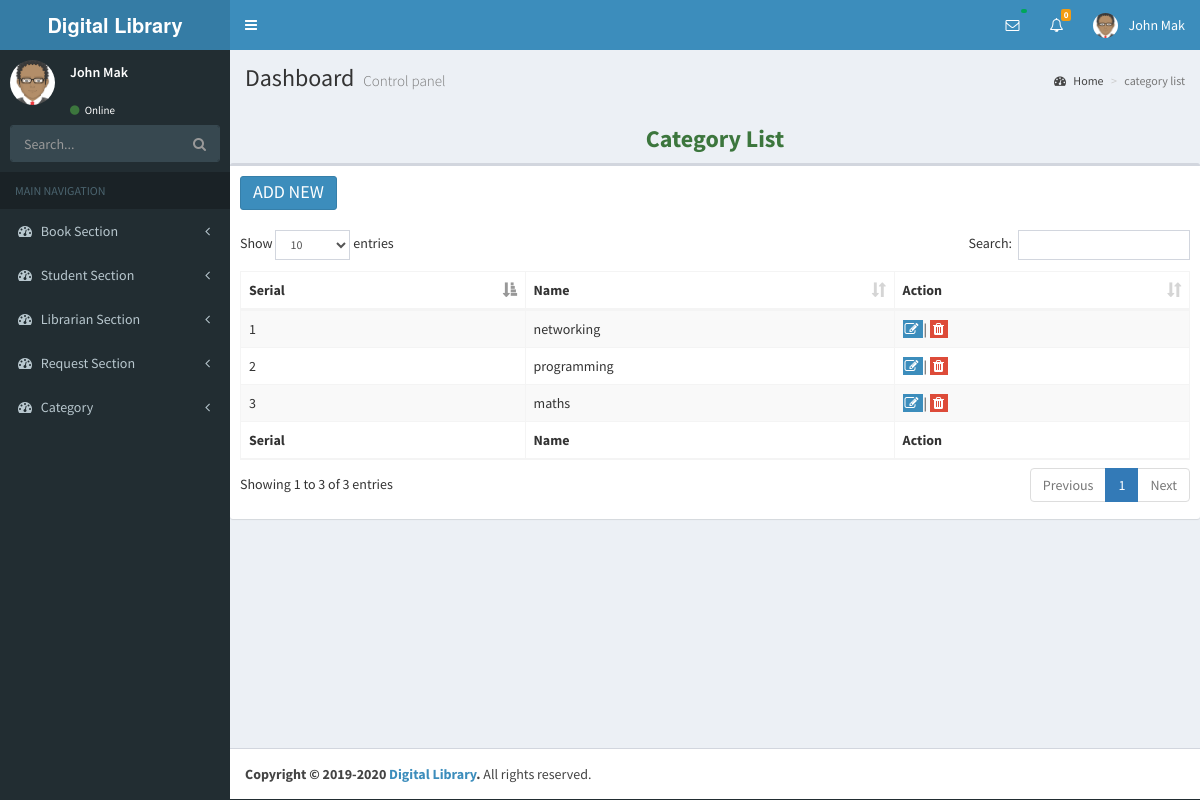
Page /category-list.php (signed in) on the committed database.
### tables this page shows
CREATE TABLE `books_category` (
  `id` int(11) NOT NULL,
  `category_name` varchar(100) NOT NULL
);

### app/model/Database.php (called while the page is built, shortened)
<?php
class Database
{
   private $options  = array(PDO::ATTR_ERRMODE => PDO::ERRMODE_EXCEPTION,PDO::ATTR_DEFAULT_FETCH_MODE => PDO::FETCH_ASSOC,);
    public function __construct()
    {
       try{
           $this->DBH = new PDO("mysql:host=localhost;dbname=library", "kuddus", "kuddus2200",$this->options);
       }catch(PDOException $error){
             echo $error->getMessage();
       }
    }
}

### app/model/Category.php (called while the page is built, shortened)
<?php
class Category extends Database
{
	public  function index()
	{
		$selectQuery = "SELECT * FROM books_category";
		$STH = $this->DBH->query($selectQuery);
		$STH->setFetchMode(PDO::FETCH_OBJ);
		return $STH->fetchAll();
	}
}

### category-list.php (the view)
<?php
include "src/header.php";
?>
<div class="content-wrapper">
  <section class="content-header">
    <h1>
      Dashboard
      <small>Control panel</small>
    </h1>
    <ol class="breadcrumb">
      <li><a href="#"><i class="fa fa-dashboard"></i> Home</a></li>
      <li class="active">category list</li>
    </ol>
  </section>
  <section class="content">
    <div class="row">
      <h3 class="text-center text-success text-bold">Category List</h3>
      <div class="box">
        <div class="box-header">
          <a href="category-add.php" class="btn btn-primary"><h3 class="box-title">ADD NEW</h3></a>
        </div>
        <div class="box-body">
          <div class="table-responsive">
            <table id="example1" class="table table-bordered table-striped">
              <thead>
                <tr>
                  <th>Serial</th>
                  <th>Name</th>
                  <th>Action</th>
                </tr>
              </thead>
              <tbody>
                <?php
                $categories = $category->index();
                $i = 0;
                foreach ($categories as $eachCategory) { $i++;?>
                  <tr>
                    <td><?php echo $i; ?></td>
                    <td><?php echo $eachCategory->category_name ?></td>
                   <td>
                    <a class="btn-primary" title="Edit Book" href="category-edit.php?editid=<?php echo $eachCategory->id ?>"><i class="fa fa-fw fa-edit"></i>
                    </a> |
                    <a class="btn-danger" title="Delete Book" onclick="return confirm('Are you sure to delete??')" href="helper/status-change.php?category_deleteid=<?php echo $eachCategory->id ?>"><i class="fa fa-fw fa-trash"></i>
                    </a>
                  </td>
                </tr>
              <?php } ?>
            </tbody>
            <tfoot>
                <tr>
                  <th>Serial</th>
                  <th>Name</th>
                  <th>Action</th>
                </tr>
            </tfoot>
          </table>
        </div>
      </div>
    </div>
  </div>
</section>
</div>
<?php
include "src/footer.php";
?>

### rows in the picture
books_category: category_name "networking"
books_category: category_name "programming"
books_category: category_name "maths"

### other values in the picture
$new_join_request "0"
Session::get('librarian_name') "John Mak"
